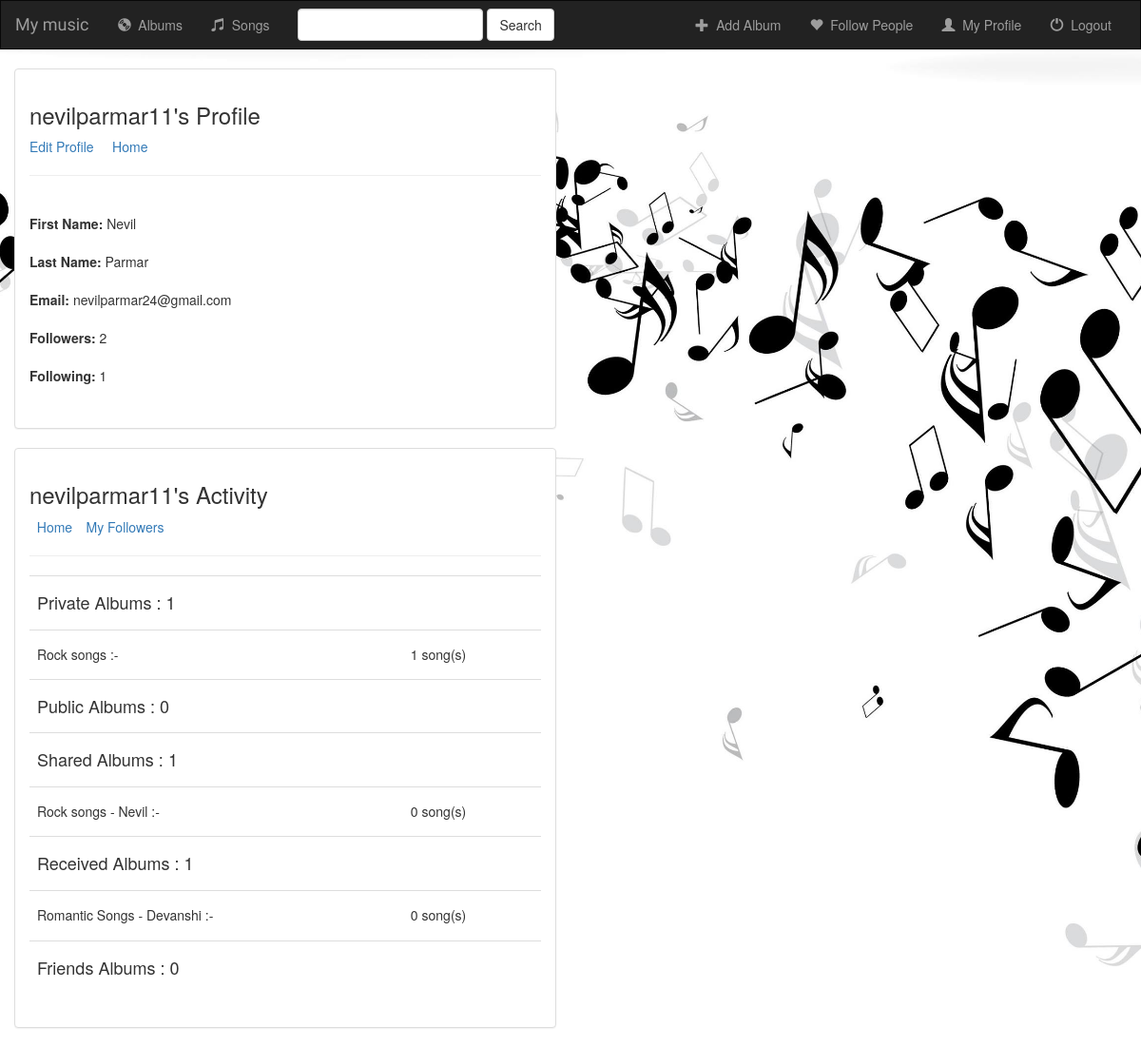
The page /users/profile/ (signed in) on the database its author committed.
### music/models.py (models this page shows)
class Album(models.Model):
    user = models.ForeignKey(User, default=1,on_delete=models.CASCADE)
    artist = models.CharField(max_length=250)
    album_title = models.CharField(max_length=500)
    genre = models.CharField(max_length=100)
    album_logo = models.FileField(upload_to="album_logos/")
    is_favorite = models.BooleanField(default=False)
    is_private = models.BooleanField(default=True,help_text="Is this a private album ? ")
    total_songs = models.IntegerField(default=0)
    shared = models.BooleanField(default=False)
    def __str__(self):
        return self.album_title + ' - ' + self.artist

class Shared_album(models.Model):
    owner = models.ForeignKey(User,on_delete=models.CASCADE,related_name='%(class)s_album_sender')
    receiver = models.ForeignKey(User, on_delete=models.CASCADE,related_name='%(class)s_album_receiver')
    album_title = models.ForeignKey(Album,on_delete=models.CASCADE)

### users/views.py (the view)
# urls.py: path('profile/', views.profile, name="profile"),
def profile(request):
    followee = Friend.objects.filter(follower__username__exact=request.user.username)
    following_count = followee.count()
    friends_albums = []
    for follo in followee:
        x = Album.objects.filter(Q(user=follo.followee)).exclude(is_private=True)
        friends_albums = list(chain(friends_albums, x))
    print(friends_albums)
    received_albums = Shared_album.objects.filter(receiver=request.user)
    public_albums = Album.objects.exclude(user=request.user).filter(is_private=False)
    private_albums = Album.objects.filter(user=request.user,is_private=True)
    followers = Friend.objects.filter(followee__username__exact=request.user.username)
    followers_count = followers.count()
    list_of_ids = []
    for pa in private_albums:
        list_of_ids.append(pa.id)
    shared_albums = Shared_album.objects.filter(album_title_id__in=list_of_ids)
    context = {
        'private_albums': private_albums,  # unique albums
        'received_albums': received_albums,
        'public_albums': public_albums,
        'shared_albums':shared_albums,
        'friends_albums': friends_albums,
        'following_count':following_count,
        'followers_count': followers_count
    }
    return render(request, 'users/profile.html', context)

### templates/users/profile.html (shortened to what this page needs)
{% extends 'base.html' %}
{% block body %}
    <div class="container-fluid">
        <div class="row">
            <div class="col-sm-12 col-md-6">
                <div class="panel panel-default">
                    <div class="panel-body">
                        <h3>{{ request.session.username }}'s Profile</h3>
                        <a href="{% url 'users:edit_profile' %}">Edit Profile</a>&nbsp;&nbsp;&nbsp;&nbsp;
                        <a href="{% url 'users:index' %}">Home</a>
                        <hr>
                        <br>
                        <p>
                            <b>First Name:</b> {{ request.session.first_name }}<br><br>
                            <b>Last Name:</b> {{ request.session.last_name }} <br><br>
                            <b>Email:</b> {{ request.session.email }} <br><br>
                            <b>Followers:</b> {{ followers_count }} <br><br>
                            <b>Following:</b> {{ following_count }} <br><br>
                        </p>
                    </div>
                </div>
            </div>
        </div>
        <div class="row">
            <div class="col-sm-12 col-md-6">
                <div class="panel panel-default">
                    <div class="panel-body">
                        <h3>{{ request.session.username }}'s Activity</h3>&nbsp;
                        <a href="{% url 'users:index' %}">Home</a>
                        <a href="{% url 'users:my_followers' %}">&emsp14;&emsp14;&emsp14;My Followers</a>
                        <hr>
                        <table class="table">
                            <tbody>
                            <tr>
                                <td colspan="2"><h4>Private Albums : {{ private_albums | length }} <br></h4></td>
                            </tr>
                            <tr>
                                {% for album in private_albums %}
                                    <td><h5>{{ album.album_title }} :- <br></h5></td>
                                    {% ifequal album.total_songs null %}
                                        <td><h5> 0 song(s) <br></h5></td>
                                    {% else %}
                                        <td><h5>{{ album.total_songs }} song(s) <br></h5></td>
                                    {% endifequal %}
                                {% endfor %}
                            </tr>
                            <tr>
                                <td colspan="2"><h4>Public Albums : {{ public_albums | length }} <br></h4></td>
                            </tr>
                            <tr>
                                <td colspan="2"><h4>Shared Albums : {{ shared_albums | length }} <br></h4></td>
                            </tr>
                            <tr>
                                {% for album in shared_albums %}
                                    <td><h5>{{ album.album_title }} :- <br></h5></td>
                                    {% ifequal album.total_songs null %}
                                        <td><h5> 0 song(s) <br></h5></td>
                                    {% else %}
                                        <td><h5>{{ album.total_songs }} song(s) <br></h5></td>
                                    {% endifequal %}
                                {% endfor %}
                            </tr>
                            <tr>
                                <td colspan="2"><h4>Received Albums : {{ shared_albums | length }} <br></h4></td>
                            </tr>
                            <tr>
                                {% for album in received_albums %}
                                    <td><h5>{{ album.album_title }} :- <br></h5></td>
                                    {% ifequal album.total_songs null %}
                                        <td><h5> 0 song(s) <br></h5></td>
                                    {% else %}
                                        <td><h5>{{ album.total_songs }} song(s) <br></h5></td>
                                    {% endifequal %}
                                {% endfor %}
                            </tr>
                            <tr>
                                <td colspan="2"><h4>Friends Albums : {{ friends_albums | length }} <br></h4></td>
                            </tr>
                            </tbody>
                        </table>
                    </div>
                </div>
            </div>
        </div>
    </div>
{% endblock %}

### static/music/style.css (style rules this page uses)
body { background: url("images/background.jpg"); height: 100%; background-position: center; background-repeat: no-repeat; background-size: cover; }
html { height: 100%; }

### rows shown on the page
Album: album_title "Rock songs", total_songs "1"
Shared_album: album_title "Rock songs - Nevil"
Shared_album: album_title "Romantic Songs - Devanshi"

### other values the page prints
{{ request.session.username }} "nevilparmar11"
{{ request.session.first_name }} "Nevil"
{{ request.session.last_name }} "Parmar"
{{ request.session.email }} "nevilparmar24@gmail.com"
{{ followers_count }} "2"
{{ following_count }} "1"
{{ private_albums | length }} "1"
{{ public_albums | length }} "0"
{{ shared_albums | length }} "1"
{{ friends_albums | length }} "0"
